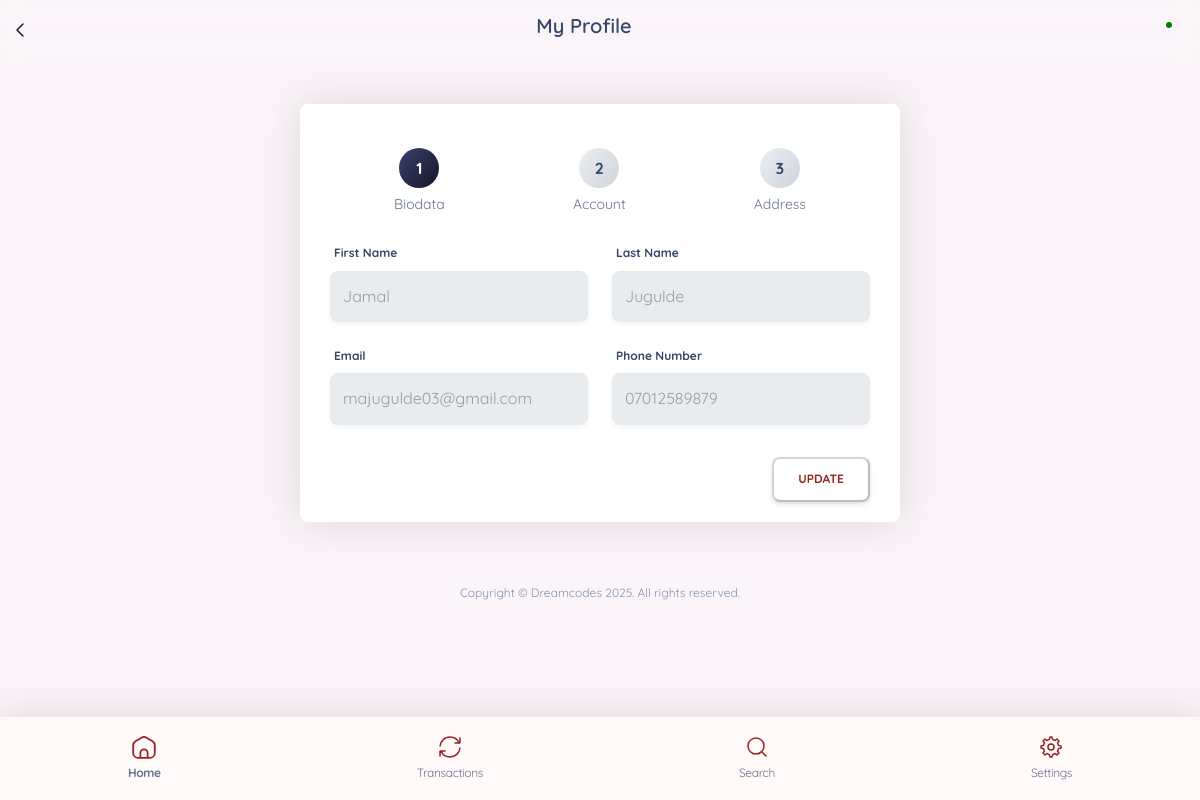
Screenshot of /public/pages/profile.php (signed in) with the database file from the repository.
### tables this page shows
CREATE TABLE `users` (
  `user_id` int(11) NOT NULL,
  `virtual_account` varchar(20) DEFAULT NULL,
  `account_name` varchar(50) NOT NULL,
  `bank_name` varchar(50) NOT NULL,
  `billstack_ref` varchar(20) NOT NULL,
  `first_name` varchar(20) NOT NULL,
  `last_name` varchar(20) NOT NULL,
  `email` varchar(100) NOT NULL,
  `phone_number` varchar(11) DEFAULT NULL,
  `password` varchar(255) NOT NULL,
  `w_bank_name` varchar(50) NOT NULL,
  `w_account_number` varchar(10) NOT NULL,
  `txn_pin` varchar(255) DEFAULT NULL,
  `address` varchar(100) NOT NULL,
  `state` varchar(15) NOT NULL,
  `country` varchar(15) NOT NULL,
  `city` varchar(20) NOT NULL,
  `photo` varchar(255) NOT NULL DEFAULT 'uploads/default.png',
  `updated_at` datetime DEFAULT NULL,
  `created_at` timestamp NOT NULL DEFAULT current_timestamp() ON UPDATE current_timestamp(),
  `registration_id` varchar(50) NOT NULL,
  `referral_code` varchar(10) DEFAULT NULL,
  `referral_link` varchar(100) NOT NULL,
  `referred_by` varchar(10) DEFAULT NULL,
  `registration_status` enum('incomplete','complete') DEFAULT 'incomplete',
  `account_status` enum('Active','Inactive','Banned','Frozen') NOT NULL DEFAULT 'Active',
  `kyc_value` varchar(11) DEFAULT NULL,
  `kyc_status` enum('verified','unverified','locked','banned') NOT NULL DEFAULT 'unverified',
  `kyc_type` enum('NIN','BVN') DEFAULT NULL
);

### functions/Model.php (called while the page is built, shortened)
<?php
function getUserInfo(PDO $pdo, int $userd): array|false
{
    $stmt = $pdo->prepare("SELECT * FROM users WHERE user_id = ?");
    $stmt->execute([$userd]);
    $user = $stmt->fetch(PDO::FETCH_ASSOC);
    return $user;
}

### public/pages/profile.php (the view, shortened to what this page needs)
<?php
require __DIR__ . '/../../config/config.php';
require __DIR__ . '/../../functions/Model.php';
require __DIR__ . '/../partials/header.php';
?>
<body>
    <main class="container px-2 py-4">
        <header>
            <div class="page-header mb-4 text-center">
                <svg class="header-back-button" width="8" height="14" viewBox="0 0 8 14" fill="none" xmlns="http://www.w3.org/2000/svg">
                    <path d="M7 1L1 7L7 13" stroke="#141C25" stroke-width="1.5" stroke-linecap="round" stroke-linejoin="round" />
                </svg>
                <h5 class="fw-bold">My Profile</h5>
                <div class="notification-icon">
                    <a href="notifications.php">
                        <span class="notification-badge"></span>
                    </a>
                </div>
            </div>
        </header>
        <div class="form-container" style="min-height: 410px;">
            <div class="d-flex justify-content-between py-4 px-0 step-tracker">
                <div class="step-indicator text-center flex-fill" data-step="0">
                    <div class="step-circle bg-gradient-dark text-white mx-auto">1</div>
                    <small class="step-label">Biodata</small>
                </div>
                <div class="step-indicator text-center flex-fill" data-step="1">
                    <div class="step-circle bg-gradient-light text-dark mx-auto">2</div>
                    <small class="step-label">Account</small>
                </div>
                <div class="step-indicator text-center flex-fill" data-step="2">
                    <div class="step-circle bg-gradient-light text-dark mx-auto">3</div>
                    <small class="step-label">Address</small>
                </div>
            </div>
            <form class="wizard-step active" id="step-biodata">
                <div class="row mb-1">
                    <div class="col-md-6 mb-3">
                        <label>First Name</label>
                        <input type="text" class="input" value="<?= htmlspecialchars($user['first_name']) ?? '' ?>" disabled>
                    </div>
                    <div class="col-md-6">
                        <label>Last Name</label>
                        <input type="text" class="input" value="<?= htmlspecialchars($user['last_name']) ?? '' ?>" disabled>
                    </div>
                </div>
                <div class="row">
                    <div class="col-md-6 mb-3">
                        <label>Email</label>
                        <input type="email" class="input" value="<?= htmlspecialchars($user['email']) ?? '' ?>" disabled>
                    </div>
                    <div class="col-md-6 mb-3">
                        <label>Phone Number</label>
                        <input type="text" class="input" value="<?= htmlspecialchars($user['phone_number']) ?? '' ?>" disabled>
                    </div>
                </div>
                <div class="text-end mt-3">
                    <button type="button" class="disabled-btn" disabled>Update</button>
                </div>
            </form>
        </div>
        <?php require __DIR__ . '/../partials/bottom-nav.php' ?>
    </main>
    <footer class="my-4">
        <p class="text-xs text-center text-secondary">Copyright &copy; Dreamcodes 2025. All rights reserved.</p>
    </footer>
</body>
</html>

### public/assets/css/toasted.css (style rules this page uses)
:root { --toasted-red: #d72638; --toasted-black: #1a1a1a; --toasted-cream: #fff3e0; }

### public/assets/css/style.css (style rules this page uses)
* { padding: 0; margin: 0; box-sizing: border-box; font-family: "Quicksand", "Segoe UI" !important; }
body { background-color: var(--primary-light); font-family: "Quicksand", "Segoe UI" !important; }
:is(body, *) { font-variant-numeric: lining-nums; }
*:not(code):not(pre) { font-feature-settings: "lnum"; }
a { text-decoration: none; }
header { margin-bottom: 3.5rem; }
header .header-back-button { cursor: pointer; }
button:disabled { box-shadow: var(--shadow-md); background-color: transparent !important; padding: 0.75rem 1.5rem; text-transform: uppercase; display: inline-block; font-size: 0.75rem; font-weight: 700; line-height: 1.4; color: var(--primary); text-align: center; vertical-align: middle; cursor: not-allowed; user-select: none; border-radius: 0.5rem; transition: all 0.35s ease-in; }
.page-header { position: fixed; top: 0; left: 0; right: 0; z-index: 1000; backdrop-filter: blur(10px); width: 100%; display: flex; justify-content: space-between; align-items: center; padding: 14px 16px; height: 60px; }
.input { width: 100%; padding: 12px; border: 1px solid #e9e9e9; border-radius: 8px; background-color: var(--light, #fff); color: #9b9b9b; transition: all 0.2s ease-in-out; box-shadow: 0px 2px 5px rgba(0, 0, 0, 0.05); }
.input::placeholder { color: var(--gray-text, #8b9398); opacity: 0.7; font-size: 14px; }
.d-flex { display: flex; }
.justify-content-between { justify-content: space-between; }
.form-container { max-width: 600px; width: 100%; margin: 15px auto; background: #ffffff; padding: 20px 30px; border-radius: 8px; box-shadow: var(--shadow); position: relative; }
.notification-icon { position: relative; display: flex; align-items: center; justify-content: center; width: 40px; margin-top: 10px; height: 40px; border-radius: 50%; }
.notification-badge { position: absolute; top: 5px; right: 10px; width: 10px; height: 10px; background-color: green; border-radius: 50%; z-index: 100; border: 2px solid white; }
.input[disabled] { background-color: #e9ecef; cursor: not-allowed; }
.step-indicator { position: relative; }
.step-indicator::after { width: 10px; height: 2px; background-color: #fccde2; }
.step-circle { cursor: pointer; width: 40px; height: 40px; border-radius: 50%; line-height: 40px; font-weight: bold; }
.step-label { margin-top: 5px; display: block; }

### public/assets/css/print.css (style rules this page uses)
@media screen and (max-width: 1200px) { p { font-size: 18px; } }

### rows the page displays
users: first_name "Jamal", last_name "Jugulde", email "majugulde03@gmail.com", phone_number "07012589879"
